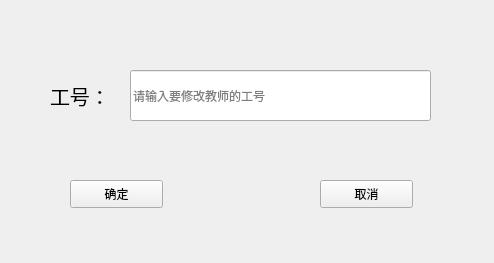
<?xml version="1.0" encoding="UTF-8"?>
<ui version="4.0">
 <class>Form</class>
 <widget class="QWidget" name="Form">
  <property name="geometry">
   <rect>
    <x>0</x>
    <y>0</y>
    <width>494</width>
    <height>263</height>
   </rect>
  </property>
  <property name="windowTitle">
   <string>业绩录入</string>
  </property>
  <widget class="QPushButton" name="cancelButton">
   <property name="geometry">
    <rect>
     <x>320</x>
     <y>180</y>
     <width>93</width>
     <height>28</height>
    </rect>
   </property>
   <property name="text">
    <string>取消</string>
   </property>
  </widget>
  <widget class="QPushButton" name="ensureButton">
   <property name="geometry">
    <rect>
     <x>70</x>
     <y>180</y>
     <width>93</width>
     <height>28</height>
    </rect>
   </property>
   <property name="text">
    <string>确定</string>
   </property>
  </widget>
  <widget class="QLineEdit" name="idEdit">
   <property name="geometry">
    <rect>
     <x>130</x>
     <y>70</y>
     <width>301</width>
     <height>51</height>
    </rect>
   </property>
   <property name="placeholderText">
    <string>请输入要修改教师的工号</string>
   </property>
  </widget>
  <widget class="QLabel" name="label">
   <property name="geometry">
    <rect>
     <x>50</x>
     <y>80</y>
     <width>61</width>
     <height>31</height>
    </rect>
   </property>
   <property name="font">
    <font>
     <pointsize>15</pointsize>
    </font>
   </property>
   <property name="text">
    <string>工号：</string>
   </property>
  </widget>
 </widget>
 <resources/>
 <connections/>
</ui>
